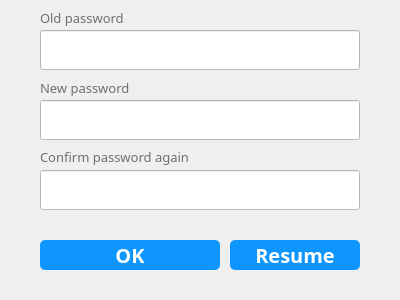
<?xml version="1.0" encoding="UTF-8"?>
<ui version="4.0">
 <class>PassWindow</class>
 <widget class="QWidget" name="PassWindow">
  <property name="geometry">
   <rect>
    <x>0</x>
    <y>0</y>
    <width>400</width>
    <height>300</height>
   </rect>
  </property>
  <property name="minimumSize">
   <size>
    <width>400</width>
    <height>300</height>
   </size>
  </property>
  <property name="maximumSize">
   <size>
    <width>400</width>
    <height>300</height>
   </size>
  </property>
  <property name="windowTitle">
   <string>Password Changing</string>
  </property>
  <widget class="QLabel" name="label_3">
   <property name="geometry">
    <rect>
     <x>40</x>
     <y>10</y>
     <width>141</width>
     <height>16</height>
    </rect>
   </property>
   <property name="styleSheet">
    <string notr="true">QLabel
{
    /*字体为微软雅黑*/
    font-family:Microsoft Yahei;
    /*字体大小为20点*/
	color:rgb(111, 111, 111);
   font-size:10pt;
 	
}</string>
   </property>
   <property name="text">
    <string>Old password</string>
   </property>
  </widget>
  <widget class="QLineEdit" name="lineEdit_2">
   <property name="geometry">
    <rect>
     <x>40</x>
     <y>30</y>
     <width>320</width>
     <height>40</height>
    </rect>
   </property>
   <property name="autoFillBackground">
    <bool>false</bool>
   </property>
   <property name="styleSheet">
    <string notr="true">QLineEdit
{
    /*字体为微软雅黑*/
    font-family:Microsoft Yahei;
    /*字体大小为20点*/
	color:grey;
   font-size:12pt;
	background-color:rgb(255, 255, 255);
}

QLineEdit:hover
{
    /*背景颜色*/  
   background-color:rgb(229, 242, 255);
}

QLineEdit:focus
{
    /*背景颜色*/  
   background-color:rgb(229, 242, 255);
}</string>
   </property>
   <property name="text">
    <string/>
   </property>
   <property name="frame">
    <bool>true</bool>
   </property>
   <property name="echoMode">
    <enum>QLineEdit::Password</enum>
   </property>
   <property name="clearButtonEnabled">
    <bool>true</bool>
   </property>
  </widget>
  <widget class="QLineEdit" name="lineEdit_3">
   <property name="geometry">
    <rect>
     <x>40</x>
     <y>100</y>
     <width>320</width>
     <height>40</height>
    </rect>
   </property>
   <property name="autoFillBackground">
    <bool>false</bool>
   </property>
   <property name="styleSheet">
    <string notr="true">QLineEdit
{
    /*字体为微软雅黑*/
    font-family:Microsoft Yahei;
    /*字体大小为20点*/
	color:grey;
   font-size:12pt;
	background-color:rgb(255, 255, 255);
}

QLineEdit:hover
{
    /*背景颜色*/  
   background-color:rgb(229, 242, 255);
}

QLineEdit:focus
{
    /*背景颜色*/  
   background-color:rgb(229, 242, 255);
}</string>
   </property>
   <property name="text">
    <string/>
   </property>
   <property name="frame">
    <bool>true</bool>
   </property>
   <property name="echoMode">
    <enum>QLineEdit::Password</enum>
   </property>
   <property name="clearButtonEnabled">
    <bool>true</bool>
   </property>
  </widget>
  <widget class="QLabel" name="label_4">
   <property name="geometry">
    <rect>
     <x>40</x>
     <y>80</y>
     <width>141</width>
     <height>16</height>
    </rect>
   </property>
   <property name="styleSheet">
    <string notr="true">QLabel
{
    /*字体为微软雅黑*/
    font-family:Microsoft Yahei;
    /*字体大小为20点*/
	color:rgb(111, 111, 111);
   font-size:10pt;
 	
}</string>
   </property>
   <property name="text">
    <string>New password</string>
   </property>
  </widget>
  <widget class="QLineEdit" name="lineEdit_4">
   <property name="geometry">
    <rect>
     <x>40</x>
     <y>170</y>
     <width>320</width>
     <height>40</height>
    </rect>
   </property>
   <property name="autoFillBackground">
    <bool>false</bool>
   </property>
   <property name="styleSheet">
    <string notr="true">QLineEdit
{
    /*字体为微软雅黑*/
    font-family:Microsoft Yahei;
    /*字体大小为20点*/
	color:grey;
   font-size:12pt;
	background-color:rgb(255, 255, 255);
}

QLineEdit:hover
{
    /*背景颜色*/  
   background-color:rgb(229, 242, 255);
}

QLineEdit:focus
{
    /*背景颜色*/  
   background-color:rgb(229, 242, 255);
}</string>
   </property>
   <property name="text">
    <string/>
   </property>
   <property name="frame">
    <bool>true</bool>
   </property>
   <property name="echoMode">
    <enum>QLineEdit::Password</enum>
   </property>
   <property name="clearButtonEnabled">
    <bool>true</bool>
   </property>
  </widget>
  <widget class="QLabel" name="label_5">
   <property name="geometry">
    <rect>
     <x>40</x>
     <y>147</y>
     <width>191</width>
     <height>20</height>
    </rect>
   </property>
   <property name="styleSheet">
    <string notr="true">QLabel
{
    /*字体为微软雅黑*/
    font-family:Microsoft Yahei;
    /*字体大小为20点*/
	color:rgb(111, 111, 111);
   font-size:10pt;
 	
}</string>
   </property>
   <property name="text">
    <string>Confirm password again</string>
   </property>
  </widget>
  <widget class="QPushButton" name="pushButton_2">
   <property name="geometry">
    <rect>
     <x>40</x>
     <y>240</y>
     <width>180</width>
     <height>30</height>
    </rect>
   </property>
   <property name="font">
    <font>
     <family>Microsoft Yahei</family>
     <pointsize>15</pointsize>
     <weight>75</weight>
     <bold>true</bold>
    </font>
   </property>
   <property name="styleSheet">
    <string notr="true">QPushButton
{
    /*字体为微软雅黑*/
    font-family:Microsoft Yahei;
    /*字体大小为20点*/
    font-size:15pt;
    /*字体颜色为白色*/    
    color:white;
    /*背景颜色*/  
    background-color:rgb(14 , 150 , 254);
    /*边框圆角半径为8像素*/ 
    border-radius:5px;
}

/*按钮停留态*/
QPushButton:hover
{
    /*背景颜色*/  
    background-color:rgb(7, 114, 254);
    padding-left:-3px;
    /*上内边距为3像素，让按下时字向下移动3像素*/  
    padding-top:-3px;
}

/*按钮按下态*/
QPushButton:pressed
{
    /*背景颜色*/  
    background-color:rgb(14 , 135 , 228);
    /*左内边距为3像素，让按下时字向右移动3像素*/  
    padding-left:3px;
    /*上内边距为3像素，让按下时字向下移动3像素*/  
    padding-top:3px;
}</string>
   </property>
   <property name="text">
    <string>OK</string>
   </property>
  </widget>
  <widget class="QPushButton" name="pushButton_3">
   <property name="geometry">
    <rect>
     <x>230</x>
     <y>240</y>
     <width>130</width>
     <height>30</height>
    </rect>
   </property>
   <property name="font">
    <font>
     <family>Microsoft Yahei</family>
     <pointsize>15</pointsize>
     <weight>75</weight>
     <bold>true</bold>
    </font>
   </property>
   <property name="styleSheet">
    <string notr="true">QPushButton
{
    /*字体为微软雅黑*/
    font-family:Microsoft Yahei;
    /*字体大小为20点*/
    font-size:15pt;
    /*字体颜色为白色*/    
    color:white;
    /*背景颜色*/  
    background-color:rgb(14 , 150 , 254);
    /*边框圆角半径为8像素*/ 
    border-radius:5px;
}

/*按钮停留态*/
QPushButton:hover
{
    /*背景颜色*/  
    background-color:rgb(7, 114, 254);
    padding-left:-3px;
    /*上内边距为3像素，让按下时字向下移动3像素*/  
    padding-top:-3px;
}

/*按钮按下态*/
QPushButton:pressed
{
    /*背景颜色*/  
    background-color:rgb(14 , 135 , 228);
    /*左内边距为3像素，让按下时字向右移动3像素*/  
    padding-left:3px;
    /*上内边距为3像素，让按下时字向下移动3像素*/  
    padding-top:3px;
}</string>
   </property>
   <property name="text">
    <string>Resume</string>
   </property>
  </widget>
 </widget>
 <resources/>
 <connections/>
</ui>
